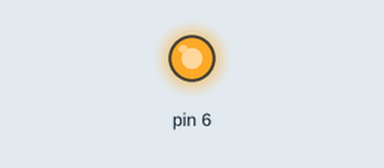
Recording of a sketch running on a simulated Arduino Uno, built with avr-gcc and run on an emulated ATmega328P. Shown: output pins drawn as LEDs (lit = HIGH). What the sketch prints to the serial monitor is not drawn.

Above: at 0.05 s.
At 0.55 s:
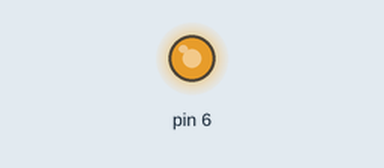
At 1.05 s:
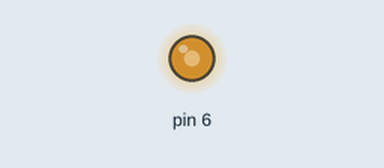
At 2.1 s:
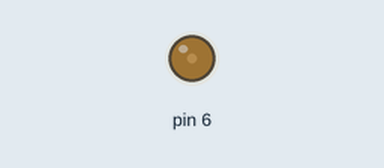
Timing chart, 0 to 6.0 s (numbered marks = the images above):
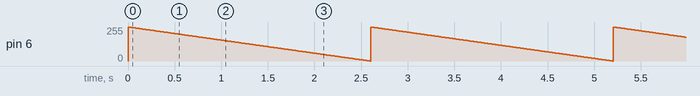

Measured:
- by itself, pin 6: ramps from 255/255 to 0/255 and jumps back, once every 2.6 s

The sketch:

New_Controller_Test.ino
```cpp
byte counter = 0;

void setup(){
    Serial.begin(9600);
    pinMode(6, OUTPUT);
}

void loop(){
    analogWrite(6, 255 - counter);
    counter++;
    Serial.println(counter);
    delay(10);
}
```
